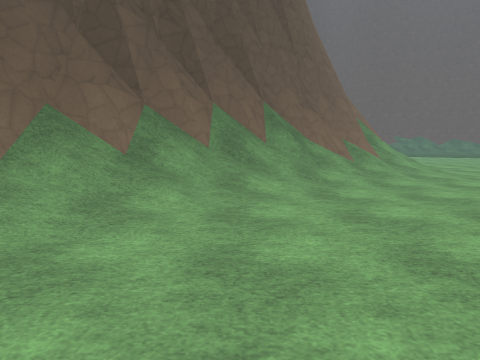
[1] (above)

21 first-person views from a walk through a level from a Godot 3-D game. The camera is 1.5 m above the floor, tilts 6° down and sees 70° across. The floor is counted in squares, 2 m on a side. Each view is taken from the middle of a square. On the plan, view 1 faces up. The plan holds only what a view shows up to about 11 squares ahead; the rest is blank. The place goes on beyond the plan. Surface patterns are stand-ins for the level's own textures.

[2]
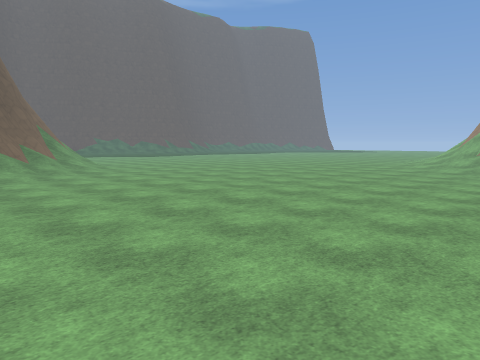

[3]
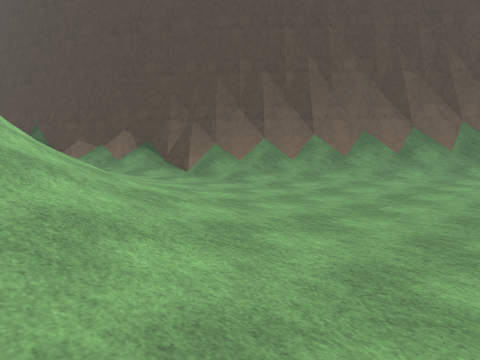

[4]
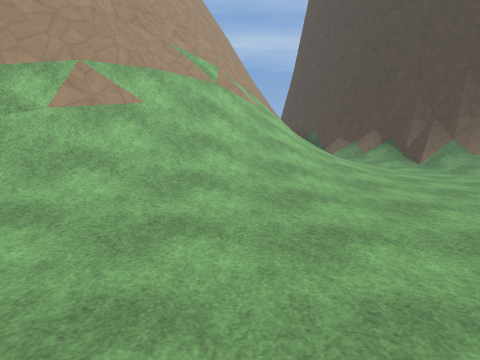

[5]
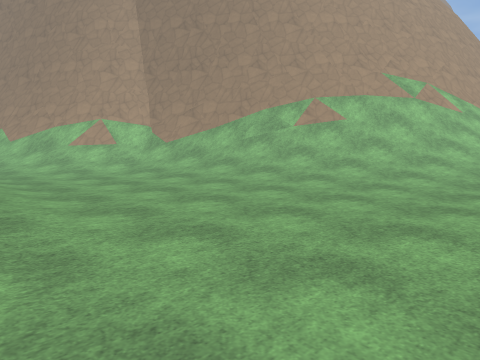

[6]
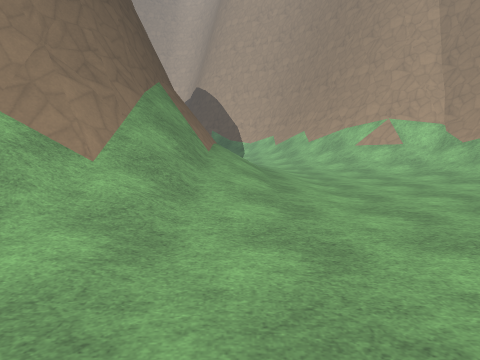

[7]
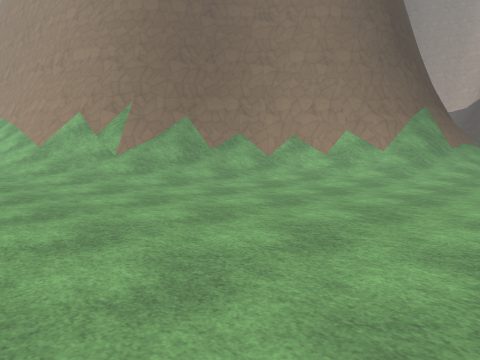

[8]
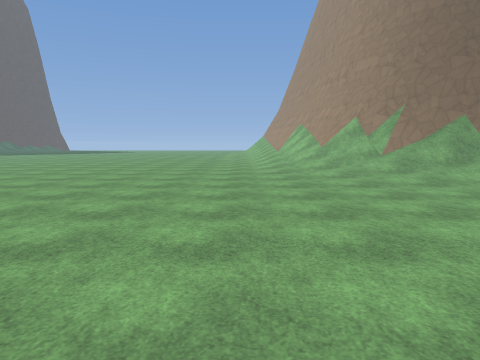

[9]
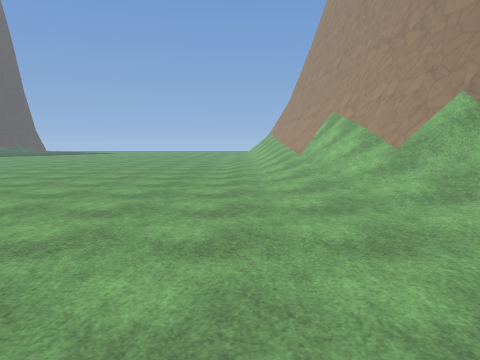

[10]
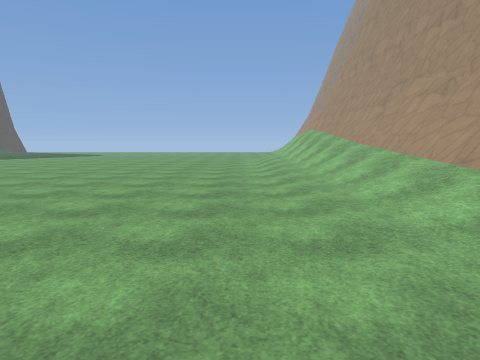

[11]
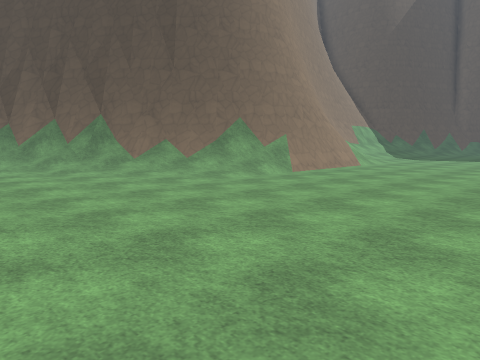

[12]
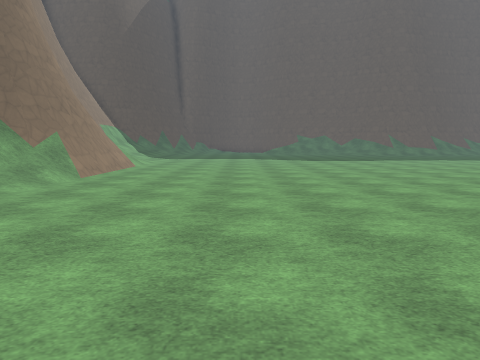

[13]
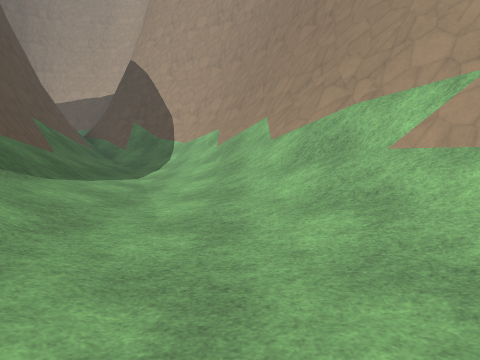

[14]
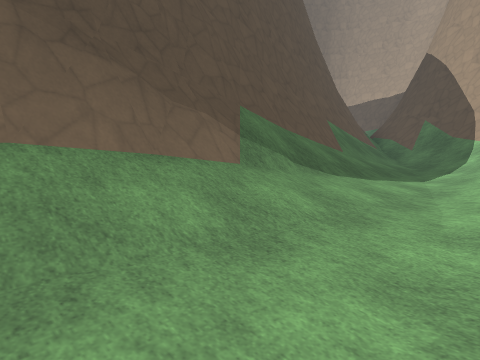

[15]
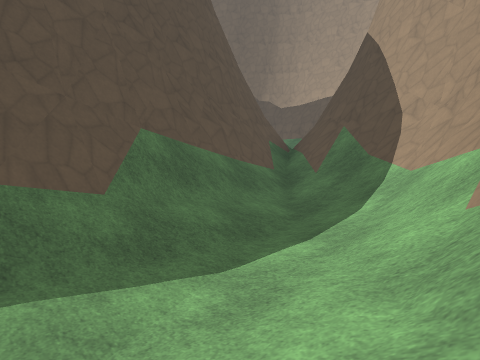

[16]
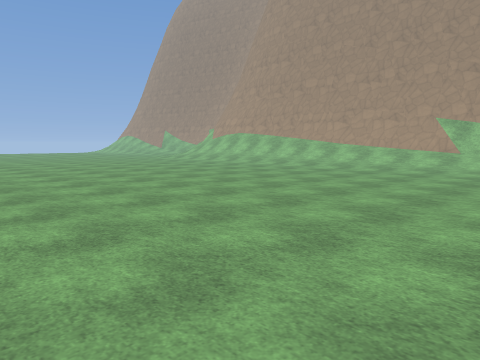

[17]
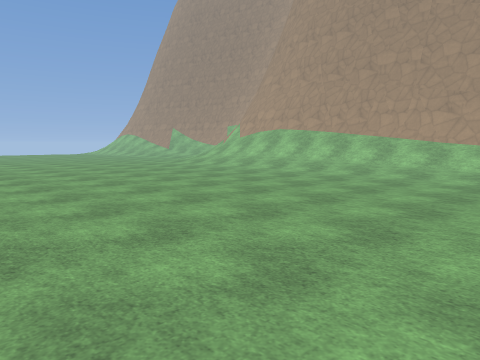

[18]
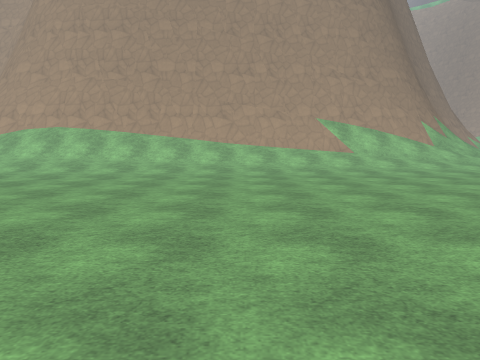

[19]
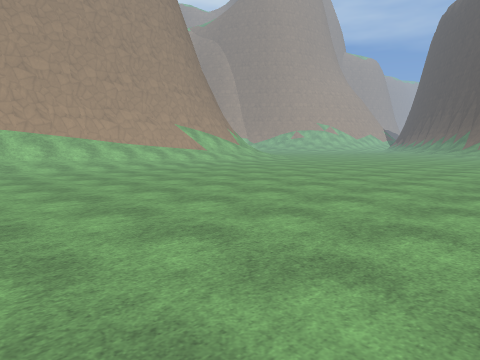

[20]
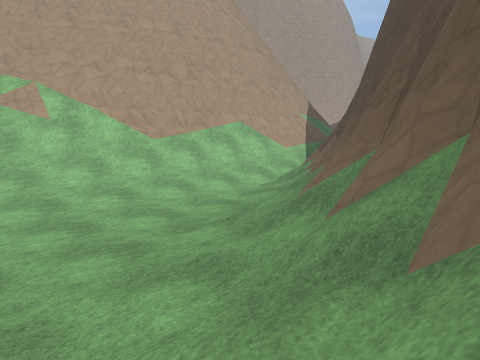

[21]
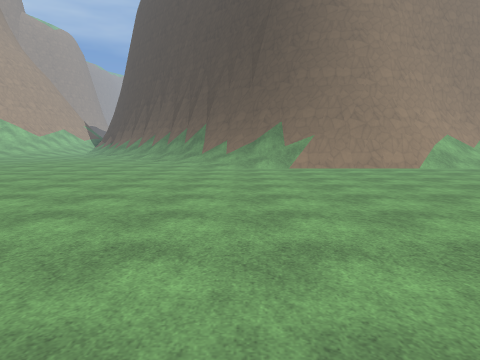

### Floor plan
Key: @ floor where view 1 was taken; # wall or solid block; . main floor; : floor 0.25 m higher than the main floor; / step, stairs or slope; = window, fence, low wall or low ledge; ^ raised ledge.
Columns run from 10 left of view 1 to 28 right of it. Each row starts with its distance up from view 1.
 14                #...........
 13                #..............     ....
 12              ^##.......................
 11              ^^=.......................
 10              ^//.......................
  9             ^=//.......................
  8           ^#=///.......................
  7          ^#////........................
  6         ^#///:.........................
  5        ^#///:..........................
  4       ^#///............................
  3      ^^///...................//////////
  2     ^^///...............://////////////
  1   ^##///...............//////=##^^^^^^^
  0  ^#//:....@...........////=^^^^
 -1 ##/////...............//=^^^
 -2 //////////...........///#^
 -3 ^=/////////.........///#^
 -4  ^^^^#//////.......///=^
 -5      ^==/////.....///^^
 -6       ^##////:...///#^
 -7        ^^#=///...///^
 -8          ^#///...//=^
 -9          ^^#//:..//=^
-10           ^##//..//^^
-11            ##///.//#
-12             ##=//./#^
-13              ##//.//^
-14               ##////^
-15               ##////^
-16                #=///=^
-17                ##////^
-18                 #=///#
-19                 #^#//#
-20                   ^==#^
-21                    ^###
-22                      ##

Where each view was taken, in squares from view 1:
view 1: 0 up, 0 right, facing up
view 2: 3 down, 0 right, facing up-right
view 3: 5 down, 2 right, facing up-left
view 4: 5 down, 5 right, facing left
view 5: 2 down, 8 right, facing down-left
view 6: 2 down, 8 right, facing down
view 7: 3 up, 6 right, facing down-right
view 8: 3 up, 5 right, facing right
view 9: 3 up, 10 right, facing right
view 10: 4 up, 15 right, facing right
view 11: 3 up, 11 right, facing up-left
view 12: 3 up, 9 right, facing up
view 13: 9 down, 6 right, facing down
view 14: 9 down, 6 right, facing down-right
view 15: 14 down, 6 right, facing down-right
view 16: 13 up, 16 right, facing down-right
view 17: 11 up, 20 right, facing down-right
view 18: 12 up, 22 right, facing down
view 19: 13 up, 28 right, facing down-left
view 20: 4 up, 1 left, facing down-left
view 21: 9 up, 16 right, facing left
